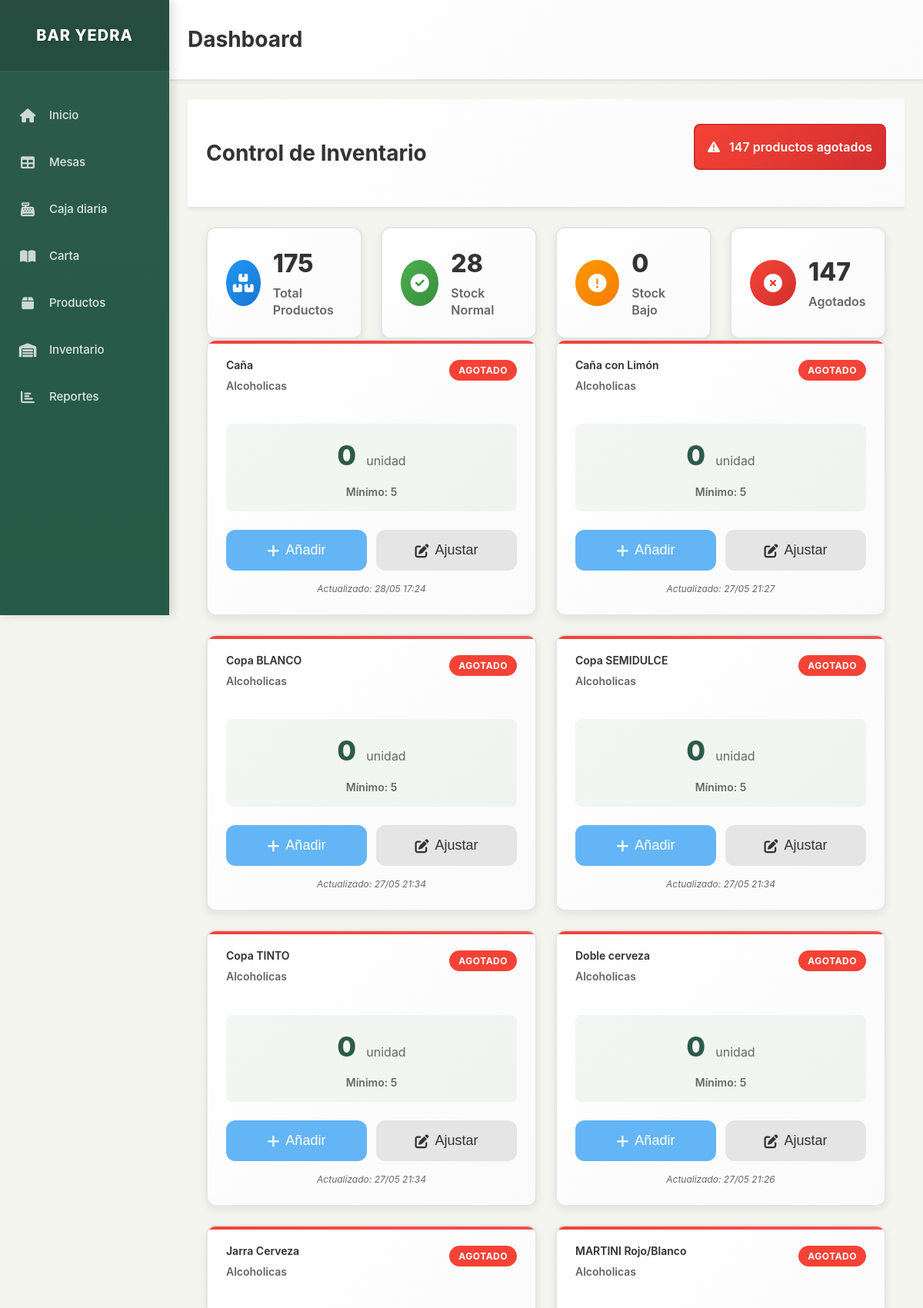
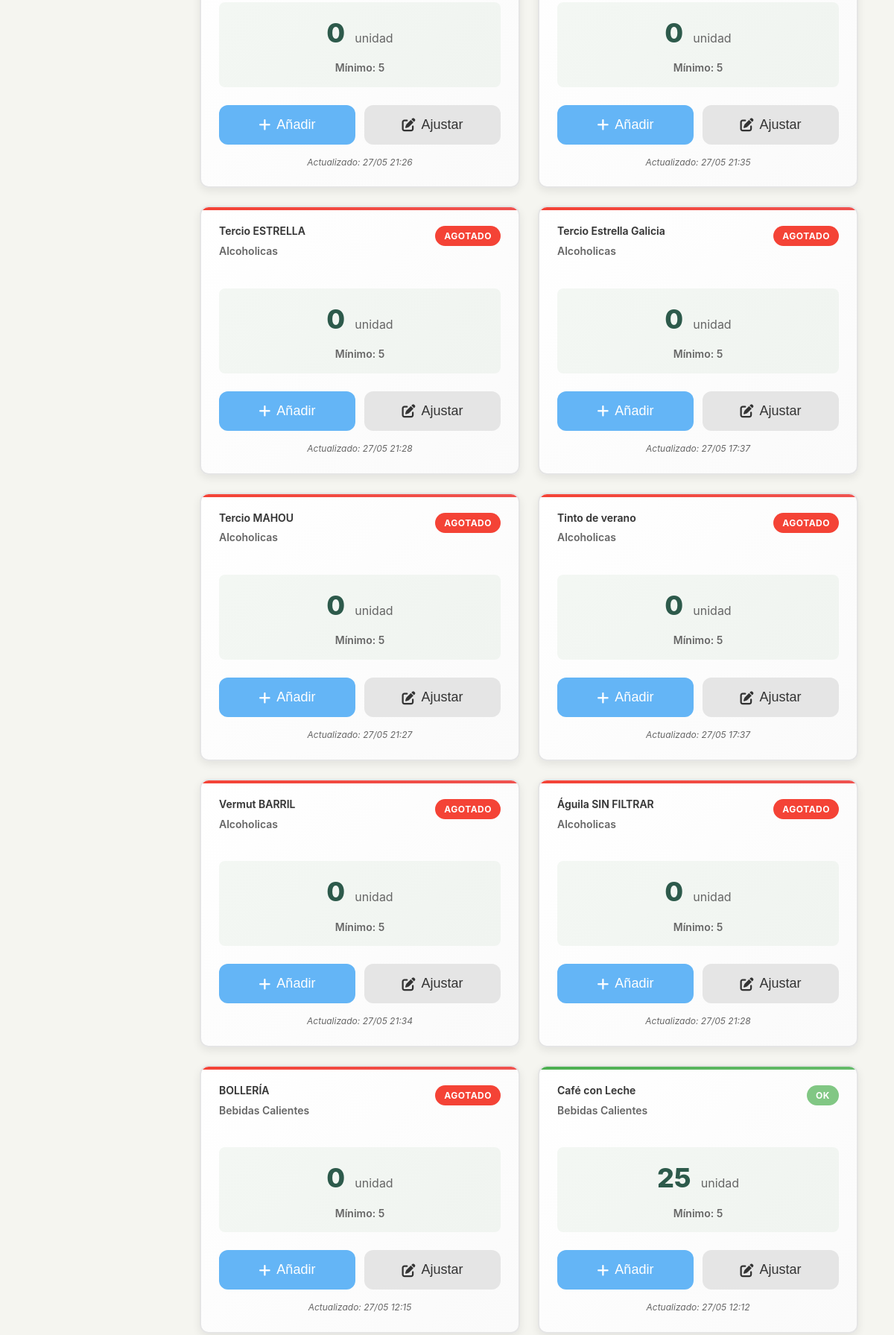
Page /inventory (upper part) on the committed database (2 pictures, top to bottom).
### models.py (models this page shows, shortened)
class Producto(db.Model):
    __tablename__ = 'producto'
    id = db.Column(db.Integer, primary_key=True)
    nombre = db.Column(db.String(100), nullable=False)
    precio = db.Column(db.Numeric(10, 2), nullable=False)
    categoria = db.Column(db.String(50), nullable=False, default='General')
    foto_url = db.Column(db.String(255), nullable=True)
    descripcion = db.Column(db.Text, nullable=True)
    activo = db.Column(db.Boolean, default=True)
    orden = db.Column(db.Integer, default=0)  # Para ordenar productos en la interfaz
    stock_actual = db.Column(db.Integer, default=0)  # Cantidad actual en stock
    stock_minimo = db.Column(db.Integer, default=5)  # Alerta cuando llegue a este nivel
    unidad_medida = db.Column(db.String(20), default='unidad')  # unidad, litro, kg, etc.
    fecha_actualizacion = db.Column(db.DateTime, default=datetime.utcnow)
    @property
    def stock_bajo(self):
        return self.stock_actual <= self.stock_minimo
    @property
    def stock_agotado(self):
        return self.stock_actual <= 0

### app.py (the view)
@app.route('/inventory')
def inventory():
    productos = Producto.query.filter_by(activo=True).order_by(Producto.categoria, Producto.nombre).all()
    productos_agotados = [p for p in productos if p.stock_agotado]
    productos_bajo_stock = [p for p in productos if p.stock_bajo and not p.stock_agotado]
    return render_template('inventory.html',
                         productos=productos,
                         productos_agotados=productos_agotados,
                         productos_bajo_stock=productos_bajo_stock)

### templates/inventory.html (shortened to what this page needs)
{% extends "layout.html" %}
{% block content %}
<div class="content-header">
    <h1 class="page-title">Control de Inventario</h1>
    <div class="inventory-alerts">
        {% if productos_agotados %}
            <div class="alert alert-danger touch-friendly">
                <i class="fas fa-exclamation-triangle"></i>
                {{ productos_agotados|length }} productos agotados
            </div>
        {% endif %}
    </div>
</div>
<div class="content-container">
    <div class="inventory-summary">
        <div class="summary-card">
            <div class="summary-icon products-total">
                <i class="fas fa-boxes"></i>
            </div>
            <div class="summary-info">
                <h3>{{ productos|length }}</h3>
                <p>Total Productos</p>
            </div>
        </div>
        <div class="summary-card">
            <div class="summary-icon products-ok">
                <i class="fas fa-check-circle"></i>
            </div>
            <div class="summary-info">
                <h3>{{ productos|length - productos_agotados|length - productos_bajo_stock|length }}</h3>
                <p>Stock Normal</p>
            </div>
        </div>
        <div class="summary-card">
            <div class="summary-icon products-low">
                <i class="fas fa-exclamation-circle"></i>
            </div>
            <div class="summary-info">
                <h3>{{ productos_bajo_stock|length }}</h3>
                <p>Stock Bajo</p>
            </div>
        </div>
        <div class="summary-card">
            <div class="summary-icon products-out">
                <i class="fas fa-times-circle"></i>
            </div>
            <div class="summary-info">
                <h3>{{ productos_agotados|length }}</h3>
                <p>Agotados</p>
            </div>
        </div>
    </div>
    <div class="inventory-grid">
        {% for producto in productos %}
        <div class="inventory-item touch-friendly {% if producto.stock_agotado %}stock-agotado{% elif producto.stock_bajo %}stock-bajo{% else %}stock-ok{% endif %}">
            <div class="inventory-header">
                <div class="product-info">
                    <h3 class="product-name">{{ producto.nombre }}</h3>
                    <p class="product-category">{{ producto.categoria }}</p>
                </div>
                <div class="stock-status">
                    {% if producto.stock_agotado %}
                        <span class="status-badge agotado">AGOTADO</span>
                    {% elif producto.stock_bajo %}
                        <span class="status-badge bajo">STOCK BAJO</span>
                    {% else %}
                        <span class="status-badge ok">OK</span>
                    {% endif %}
                </div>
            </div>
            <div class="stock-display">
                <div class="current-stock">
                    <span class="stock-number">{{ producto.stock_actual }}</span>
                    <span class="stock-unit">{{ producto.unidad_medida }}</span>
                </div>
                <div class="min-stock">
                    Mínimo: {{ producto.stock_minimo }}
                </div>
            </div>
            <div class="inventory-actions">
                <button class="btn btn-primary btn-sm touch-friendly" onclick="showAddStockModal({{ producto.id }}, '{{ producto.nombre }}')">
                    <i class="fas fa-plus"></i> Añadir
                </button>
                <button class="btn btn-secondary btn-sm touch-friendly" onclick="showUpdateStockModal({{ producto.id }}, '{{ producto.nombre }}', {{ producto.stock_actual }})">
                    <i class="fas fa-edit"></i> Ajustar
                </button>
            </div>
            <div class="last-update">
                Actualizado: {{ producto.fecha_actualizacion.strftime('%d/%m %H:%M') if producto.fecha_actualizacion else 'Nunca' }}
            </div>
        </div>
        {% endfor %}
    </div>
</div>
{% endblock %}

### rows in the picture
Producto: nombre "Caña", categoria "Alcoholicas", shows "AGOTADO", stock_actual "0", unidad_medida "unidad", stock_minimo "5", fecha_actualizacion "28/05 17:24"
Producto: nombre "Caña con Limón", categoria "Alcoholicas", shows "AGOTADO", stock_actual "0", unidad_medida "unidad", stock_minimo "5", fecha_actualizacion "27/05 21:27"
Producto: nombre "Copa BLANCO", categoria "Alcoholicas", shows "AGOTADO", stock_actual "0", unidad_medida "unidad", stock_minimo "5", fecha_actualizacion "27/05 21:34"
Producto: nombre "Copa SEMIDULCE", categoria "Alcoholicas", shows "AGOTADO", stock_actual "0", unidad_medida "unidad", stock_minimo "5", fecha_actualizacion "27/05 21:34"
Producto: nombre "Copa TINTO", categoria "Alcoholicas", shows "AGOTADO", stock_actual "0", unidad_medida "unidad", stock_minimo "5", fecha_actualizacion "27/05 21:34"
Producto: nombre "Doble cerveza", categoria "Alcoholicas", shows "AGOTADO", stock_actual "0", unidad_medida "unidad", stock_minimo "5", fecha_actualizacion "27/05 21:26"
Producto: nombre "Jarra Cerveza", categoria "Alcoholicas", shows "AGOTADO", stock_actual "0", unidad_medida "unidad", stock_minimo "5", fecha_actualizacion "27/05 21:26"
Producto: nombre "MARTINI Rojo/Blanco", categoria "Alcoholicas", shows "AGOTADO", stock_actual "0", unidad_medida "unidad", stock_minimo "5", fecha_actualizacion "27/05 21:35"
Producto: nombre "Tercio ESTRELLA", categoria "Alcoholicas", shows "AGOTADO", stock_actual "0", unidad_medida "unidad", stock_minimo "5", fecha_actualizacion "27/05 21:28"
Producto: nombre "Tercio Estrella Galicia", categoria "Alcoholicas", shows "AGOTADO", stock_actual "0", unidad_medida "unidad", stock_minimo "5", fecha_actualizacion "27/05 17:37"
Producto: nombre "Tercio MAHOU", categoria "Alcoholicas", shows "AGOTADO", stock_actual "0", unidad_medida "unidad", stock_minimo "5", fecha_actualizacion "27/05 21:27"
Producto: nombre "Tinto de verano", categoria "Alcoholicas", shows "AGOTADO", stock_actual "0", unidad_medida "unidad", stock_minimo "5", fecha_actualizacion "27/05 17:37"
Producto: nombre "Vermut BARRIL", categoria "Alcoholicas", shows "AGOTADO", stock_actual "0", unidad_medida "unidad", stock_minimo "5", fecha_actualizacion "27/05 21:34"
Producto: nombre "Águila SIN FILTRAR", categoria "Alcoholicas", shows "AGOTADO", stock_actual "0", unidad_medida "unidad", stock_minimo "5", fecha_actualizacion "27/05 21:28"
Producto: nombre "BOLLERÍA", categoria "Bebidas Calientes", shows "AGOTADO", stock_actual "0", unidad_medida "unidad", stock_minimo "5", fecha_actualizacion "27/05 12:15"
Producto: nombre "Café con Leche", categoria "Bebidas Calientes", shows "OK", stock_actual "25", unidad_medida "unidad", stock_minimo "5", fecha_actualizacion "27/05 12:12"

### other values in the picture
{{ productos_agotados|length }} "147"
{{ productos|length }} "175"
{{ productos_bajo_stock|length }} "0"
